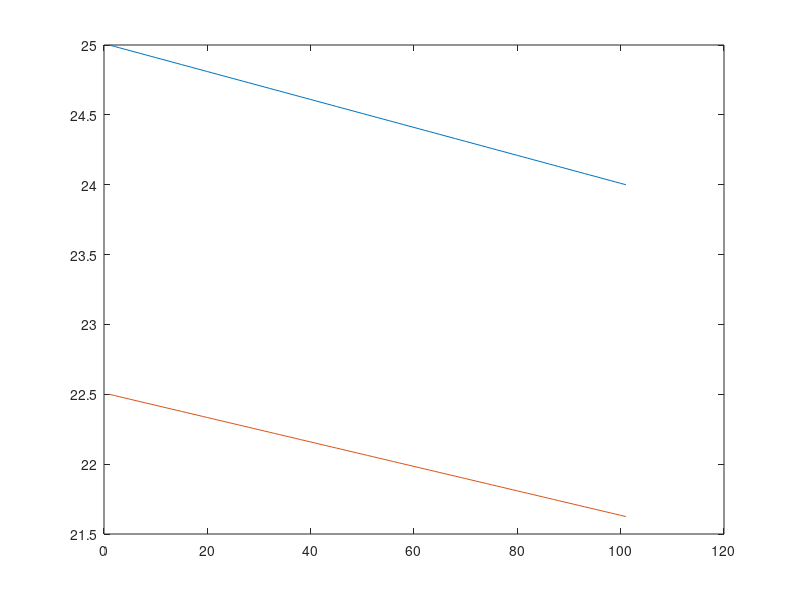

Reproduce this figure in MATLAB.
x1=20;
x2=21;
y1=5;
y2=4;
q=0:0.01:1;
demand_slope=(y2-y1)/(x2-x1);
demand_slope_intercept=y1-demand_slope*x1;
demand_slope_func=demand_slope*q+demand_slope_intercept;
supply_x1=4;
supply_x2=20;
supply_y1=19;
supply_y2=5;
supply_slope=(supply_y2-supply_y1)/(supply_x2-supply_x1);
supply_slope_intercept=supply_y1-supply_slope*supply_x1;
supply_slope_func=supply_slope*q+supply_slope_intercept;
disp(supply_slope);
disp(demand_slope);
plot(demand_slope_func);
hold on;
plot(supply_slope_func);
